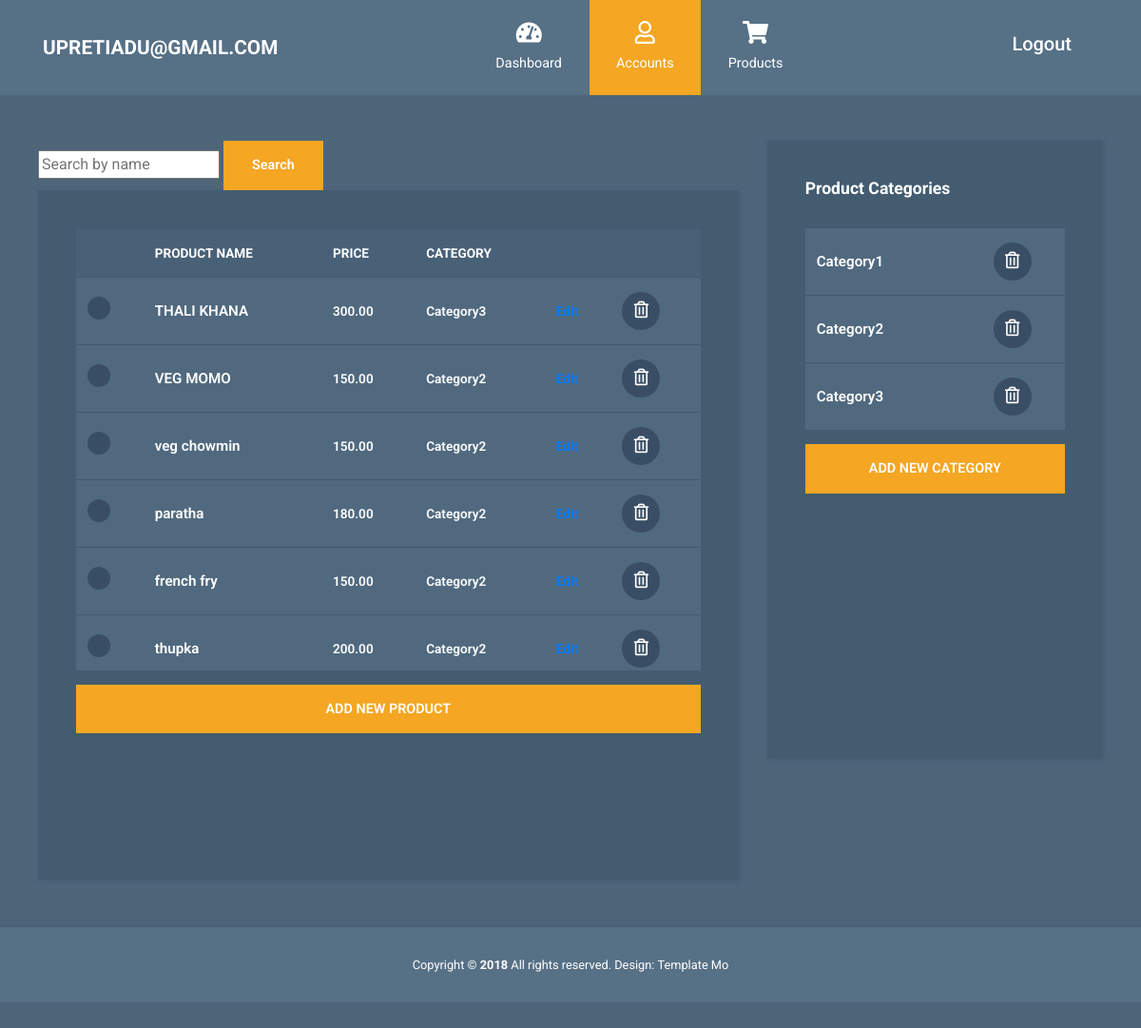
Page /admin-dashboard/product/ (signed in) on the committed database.
### adminpage/models.py (models this page shows, shortened)
class Products(models.Model):
    name = models.CharField(max_length=1000)
    image = models.ImageField(upload_to='product/image')
    description = models.TextField(max_length=50)
    price = models.DecimalField(max_digits=10, decimal_places=2, default=0.00)
    category = models.ForeignKey(Category, on_delete=models.CASCADE, null=True, related_name="products")

class Category(models.Model):
   cat_name = models.CharField(max_length=200)
   def __str__(self):
        return self.cat_name

### adminpage/views.py (the view)
# urls.py: path('product/',A_product, name="admin_product"),
@login_required
def A_product(request):
    category_list = Category.objects.all()
    query = request.GET.get('q')
    if query:
        product_list =  Products.objects.filter(
            Q(name__icontains=query)
        ).order_by('name')
    else:
        product_list = Products.objects.all()
    datas = {
        'categories': category_list,
        'products': product_list,
        'query': query,
    }
    return render(request, "adminfile/products.html", datas)

### templates/adminfile/products.html (shortened to what this page needs)
{% extends 'adminfile/ad_parent.html' %}
{% load static %}
{% block contents %}
<div class="container mt-5">
  <div class="row tm-content-row">
    <div class="col-sm-12 col-md-12 col-lg-8 col-xl-8 tm-block-col">
      <form method="GET" action="{% url 'admin_product' %}">
        <input type="text" name="q" placeholder="Search by name" value="{{ query|default_if_none:'' }}">
        <button type="submit" class="btn btn-primary">Search</button>
      </form>
      <div class="tm-bg-primary-dark tm-block tm-block-products">
        <div class="tm-product-table-container">
          <form id="delete-form" method="POST" action="{% url 'delete_selected_products' %}">
            <table class="table table-hover tm-table-small tm-product-table">
              <thead>
                <tr>
                  <th scope="col">&nbsp;</th>
                  <th scope="col">PRODUCT NAME</th>
                  <th scope="col">PRICE</th>
                  <th scope="col">CATEGORY</th>
                  <th scope="col"></th>
                  <th scope="col">&nbsp;</th>
                </tr>
              </thead>
              <tbody>
                {% for product in products %}
                <tr>
                  <th scope="row"><input type="checkbox" name="selected_products" value="{{ product.id }}" /></th>
                  <td class="tm-product-name">{{ product.name }}</td>
                  <td>{{ product.price }}</td>
                  <td>{{ product.category }}</td>
                  <td><a href="{% url 'update_product' product.id %}">Edit</a></td>
                  <td>
                    <a href="#" class="tm-product-delete-link" onclick="deleteSingleProduct({{ product.id }})">
                      <i class="far fa-trash-alt tm-product-delete-icon"></i>
                    </a>
                  </td>
                </tr>
                {% endfor %}
              </tbody>
            </table>
          </form>
        </div>
        <a href="{% url 'product_form' %}" class="btn btn-primary btn-block text-uppercase mb-3">Add new product</a>
      </div>
    </div>
    <div class="col-sm-12 col-md-12 col-lg-4 col-xl-4 tm-block-col">
      <div class="tm-bg-primary-dark tm-block tm-block-product-categories">
        <h2 class="tm-block-title">Product Categories</h2>
        <div class="tm-product-table-container">
          <table class="table tm-table-small tm-product-table">
            <tbody>
              {% for i in categories %}
              <tr>
                <td class="tm-product-name">{{ i.cat_name }}</td>
                <td class="text-center">
                  <a href="{% url 'delete_category' i.id %}" class="tm-product-delete-link" onclick="return confirm('Are you sure you want to delete this category?');">
                    <i class="far fa-trash-alt tm-product-delete-icon"></i>
                  </a>
                </td>
              </tr>
              {% endfor %}
            </tbody>
          </table>
        </div>
        <a href="{% url 'AddCategory' %}" class="btn btn-primary btn-block text-uppercase mb-3">Add new category</a>
      </div>
    </div>
  </div>
</div>
{% endblock %}

### templates/adminfile/ad_parent.html (shortened to what this page needs)
{% load static %}
<!DOCTYPE html>
<html lang="en">
  <head>
    <link
      rel="stylesheet"
      href="{% static 'adminfiles/css/fontawesome.min.css' %}"
    />
    <link
      rel="stylesheet"
      href="{% static 'adminfiles/css/bootstrap.min.css' %}"
    />
    <link
      rel="stylesheet"
      href="{% static 'adminfiles/css/templatemo-style.css' %}"
    />
  </head>
  <body id="reportsPage">
    <div class="" id="home">
      <nav class="navbar navbar-expand-xl">
        <div class="container h-100">
          <a
            class="navbar-brand"
            href="{% static 'adminfile/dashboard.html' %}"
          >
            <h1 class="tm-site-title mb-0">{{request.user.username}}</h1>
          </a>
          <div class="collapse navbar-collapse" id="navbarSupportedContent">
            <ul class="navbar-nav mx-auto h-100">
              <li class="nav-item">
                <a
                  class="nav-link {{dashboard_admin}}"
                  href="{% url 'admin_dashboard' %}"
                >
                  <i class="fas fa-tachometer-alt"></i>
                  Dashboard
                </a>
              </li>
              <li class="nav-item">
                <a class="nav-link active" href="{% url 'userlist' %}">
                  <i class="far fa-user"></i> Accounts
                </a>
              </li>
              <li class="nav-item">
                <a
                  class="nav-link {{product_admin}}"
                  href="{% url 'admin_product' %}"
                >
                  <i class="fas fa-shopping-cart"></i>
                  Products
                </a>
              </li>
            </ul>
            <ul class="navbar-nav">
              <li class="nav-item">
                <a class="nav-link d-block" href="{% url 'userlogout' %}">
                  <h5>Logout</h5>
                </a>
              </li>
            </ul>
          </div>
        </div>
      </nav>
      {% block contents %} {% endblock %}
      <footer class="tm-footer row tm-mt-small">
        <div class="col-12 font-weight-light">
          <p class="text-center text-white mb-0 px-4 small">
            Copyright &copy; <b>2018</b> All rights reserved. Design:
            <a
              rel="nofollow noopener"
              href="https://templatemo.com"
              class="tm-footer-link"
              >Template Mo</a
            >
          </p>
        </div>
      </footer>
    </div>
  </body>
</html>

### static/adminfiles/css/templatemo-style.css (style rules this page uses)
html { font-size: 16px; overflow-x: hidden; }
body { font-family: Roboto, Helvetica, Arial, sans-serif; background-color: #4e657a; overflow-x: hidden; }
a { transition: all 0.3s ease; }
.navbar-brand { display: flex; align-items: center; }
.tm-site-title { display: inline-block; text-transform: uppercase; font-size: 1.3rem; font-weight: 700; color: #fff; }
.navbar { height: 100px; background-color: #567086; padding: 0; }
.navbar .container { position: relative; }
.tm-mt-small { margin-top: 20px; }
.tm-block-col { margin-bottom: 30px; }
.tm-block { padding: 40px; -webkit-box-shadow: 1px 1px 5px 0 #455c71; -moz-box-shadow: 1px 1px 5px 0 #455c71; box-shadow: 1px 1px 5px 0 #455c71; min-height: 350px; height: 100%; max-height: 450px; }
.tm-block-title { font-size: 1.1rem; font-weight: 700; color: #fff; margin-bottom: 30px; }
.nav-link { color: #fff; height: 100%; display: flex; align-items: center; justify-content: center; flex-direction: column; font-size: 90%; }
.nav-link > i { margin-bottom: 10px; margin-right: 0; font-size: 1.5rem; }
.dropdown-item, .nav-link { padding: 15px 20px; }
.navbar-nav .active > .nav-link, .navbar-nav .nav-link.active { background-color: #f5a623; color: #fff; }
.navbar-nav .nav-link.active i { color: #fff; }
.nav-item { text-align: center; }
.nav-item:last-child { margin-right: 0; }
.tm-content-row { justify-content: space-between; margin-left: -20px; margin-right: -20px; }
.table { background-color: #50697f; color: #fff; font-size: 85%; margin-bottom: 0; }
thead { background-color: #486177; color: #fff; }
.table thead th { border-bottom: 0; }
.btn { border-radius: 0; padding: 13px 28px; transition: all 0.2s ease; max-width: 100%; }
.btn-primary { color: #fff; background-color: #f5a623; border: 2px solid #f5a623; font-size: 90%; font-weight: 600; }
.table td, .table th { border-top: 1px solid #415a70; padding: 15px 25px; vertical-align: middle; }
.tm-table-small td, .tm-table-small th { padding-left: 12px; padding-right: 12px; }
.table-hover tbody tr { transition: all 0.2s ease; }
.tm-bg-primary-dark { background-color: #435c70; }
input[type="checkbox"] { cursor: pointer; -webkit-appearance: none; appearance: none; background-color: #394e64; background-position: center; border-radius: 50%; box-sizing: border-box; position: relative; box-sizing: content-box; width: 24px; height: 24px; transition: all 0.1s linear; }
.tm-block-products { min-height: 725px; }
.tm-block-product-categories { min-height: 650px; }
.tm-product-table-container { max-height: 465px; margin-bottom: 15px; overflow-y: scroll; }
.tm-product-table tr { font-weight: 600; }
.tm-product-name { font-size: 0.95rem; font-weight: 600; }
.tm-product-delete-icon { font-size: 1.1rem; color: #fff; }
.tm-product-delete-link { padding: 10px; border-radius: 50%; background-color: #394e64; display: inline-block; width: 40px; height: 40px; text-align: center; }
.tm-footer { background-color: #567086; padding-top: 30px; padding-bottom: 30px; -webkit-box-shadow: 0 -3px 5px 0 rgba(69, 92, 113, 0.59); -moz-box-shadow: 0 -3px 5px 0 rgba(69, 92, 113, 0.59); box-shadow: 0 -3px 5px 0 rgba(69, 92, 113, 0.59); }
.tm-footer-link { color: white; }
@media (min-width: 1200px) { .navbar-expand-xl .navbar-nav .nav-link { padding-left: 28px; padding-right: 28px; } }
@media (min-width: 1200px) { .navbar-collapse { height: 100%; } }
@media (max-width: 1275px) and (min-width: 1200px) { .nav-item { margin-right: 15px; } }
@media (max-width: 1350px) { .nav-item { margin-right: 1px; } }

### rows in the picture
Products: name "THALI KHANA", price "300.00", category "Category3"
Products: name "VEG MOMO", price "150.00", category "Category2"
Products: name "veg chowmin", price "150.00", category "Category2"
Products: name "paratha", price "180.00", category "Category2"
Products: name "french fry", price "150.00", category "Category2"
Products: name "thupka", price "200.00", category "Category2"
Category: cat_name "Category1"
Category: cat_name "Category2"
Category: cat_name "Category3"

### other values in the picture
{{ request.user.username }} "UPRETIADU@GMAIL.COM"
